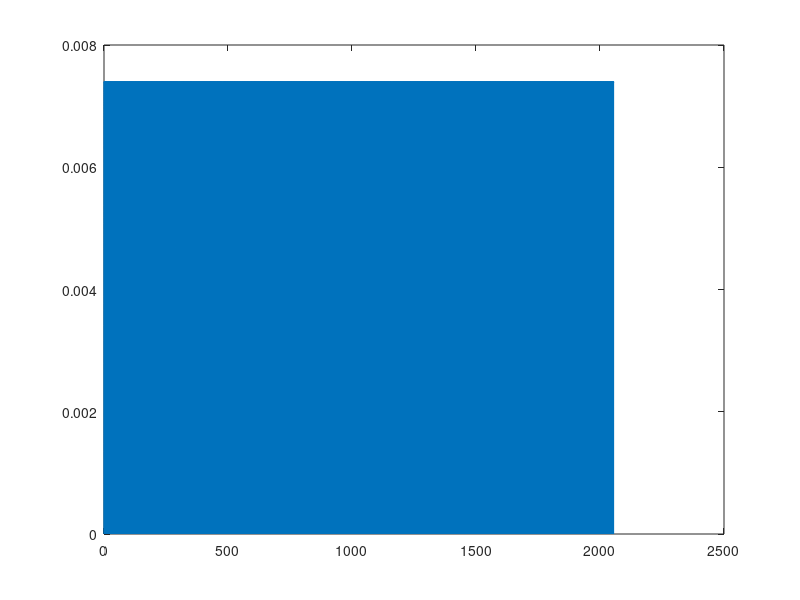

Write MATLAB code to recreate this figure. (Note: this script raises an error after producing the figure.)
clc
clear
close all

%-1.2--扭矩扰动设置
t = 0:0.00001:10;

% Tm = 0.74 + 0.37*t;      % 时变电机扭矩
Tm = 0.74 ;              % 时不变电机扭矩
cs = 0.0036;   
omega = Tm/cs;
theta0 = 2*pi/5.7;              % 扰动角度间隔
theta = omega*t;
theta = mod(theta,theta0);
Ltheta = 20/360*2*pi;
theta_a = 0;
theta_b = theta0/6;
theta_c = theta0/6+2*theta0/3;
theta_d = theta0;
Ap = 0.0074;
P = zeros(length(theta),1);
for i = 1:length(theta)
if  theta(i)>=theta_a && theta(i)<=theta_b
    P(i) = Ap*sin(pi/Ltheta*(theta(i)-theta_a+Ltheta/2));
elseif theta(i)>theta_b && theta(i)<=theta_c
    P(i) = 0;
elseif theta(i)>theta_c && theta(i)<theta_d
    P(i) = Ap*sin(pi/Ltheta*(theta(i)-theta_c));
end
end
P = P.*(P>0);
plot(omega*t,P)
y = P;
l = length(y);
n = 0:l;
fs = 54;
[Yf1,f1]=Time_frequency(y, fs);
figure(2)
set(gcf,'Units','centimeter','Position',[5 5 12 4]);
plot(f1,Yf1,'LineWidth',0.8),
xlim([1 10])
set(gca,'FontSize',13,'Fontname', 'Times New Roman','LineWidth',1)
xlabel('角度频率 (Ev/Rev)','FontSize',13,'Fontname','宋体');
ylabel('Acc','FontSize',13,'Fontname','宋体');


